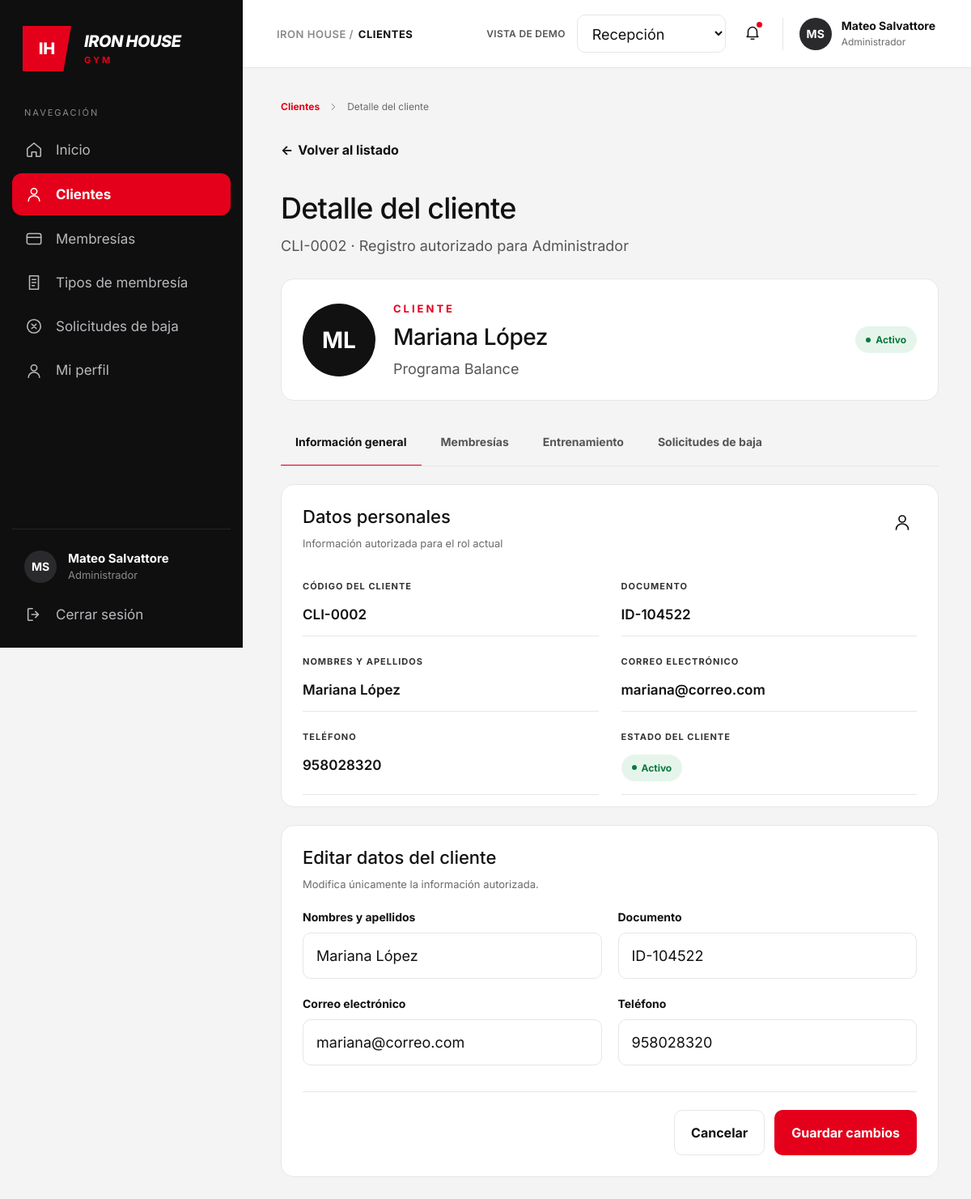
/recep/cliente-editar.php?id=2 (signed in), run on the app's committed database.
### tables this page shows
CREATE TABLE `clientes` (
  `id_cliente` int(11) NOT NULL,
  `nombre` varchar(50) NOT NULL,
  `apellido` varchar(50) NOT NULL,
  `documento` varchar(20) NOT NULL,
  `email` varchar(100) NOT NULL,
  `telefono` varchar(20) DEFAULT NULL,
  `fecha_nacimiento` date DEFAULT NULL,
  `fecha_registro` datetime DEFAULT current_timestamp(),
  `estado` enum('Activo','Inactivo','Suspendido') DEFAULT 'Activo'
);

CREATE TABLE `bitacora` (
  `id_bitacora` int(11) NOT NULL,
  `id_cliente` int(11) NOT NULL,
  `id_entrenador` int(11) NOT NULL,
  `fecha` date NOT NULL DEFAULT curdate(),
  `grupo_muscular` varchar(50) NOT NULL,
  `detalles_rutina` enum('Build','Balance','Burn','Breathe') NOT NULL,
  `observaciones` text DEFAULT NULL,
  `estado` enum('Publicada','Borrador') NOT NULL
);

### recep/clientes_config.php (called while the page is built, shortened)
<?php
function codigoCliente(int $id, ?string $codigoBd = null): string
{
    return ($codigoBd !== null && $codigoBd !== '') ? $codigoBd : sprintf('CLI-%04d', $id);
}

### recep/cliente-editar.php (the view, shortened to what this page needs)
<?php
require_once __DIR__ . '/helpers.php';
require_once __DIR__ . '/conexion.php';
require_once __DIR__ . '/clientes_config.php';
$rolSesion = $_SESSION['rol'] ?? '';
$usuario = [
    'nombre' => $_SESSION['nombre_completo'] ?? 'Usuario',
    'rol'    => $rolSesion
];
$paginaActual = 'clientes';
$menu = [
    'inicio'      => ['Inicio',              'home',     'recepcion_panel.php'],
    'clientes'    => ['Clientes',            'user',     'clientes.php'],
    'membresias'  => ['Membresías',          'card',     'membresias.php'],
    'tiposd'       => ['Tipos de membresía',  'doc',      'tipos.php'],
    'solicitudes' => ['Solicitudes de baja', 'x-circle', 'solicitudes.php'],
    'perfil'      => ['Mi perfil',           'user',     'perfil.php'],
];
$tabs = [
    'general'       => 'Información general',
    'membresias'    => 'Membresías',
    'entrenamiento' => 'Entrenamiento',
    'solicitudes'   => 'Solicitudes de baja',
];
$id = (int)($_GET['id'] ?? $_POST['id'] ?? 0);
$c = null;
$errorDb = '';
try {
    if ($id > 0) {
        $sql = "SELECT "
             . CLI_ID . " AS id, "
             . CLI_NOMBRE . " AS nombre, "
             . CLI_APELLIDO . " AS apellido, "
             . CLI_DOCUMENTO . " AS documento, "
             . CLI_CORREO . " AS correo, "
             . CLI_TELEFONO . " AS telefono, "
             . CLI_ESTADO . " AS estado"
             . (CLI_CODIGO !== null ? ", " . CLI_CODIGO . " AS codigo" : "")
             . " FROM " . CLI_TABLA . " WHERE " . CLI_ID . " = ? LIMIT 1";
        $stmt = mysqli_prepare($cnx, $sql);
        mysqli_stmt_bind_param($stmt, 'i', $id);
        mysqli_stmt_execute($stmt);
        $c = mysqli_fetch_assoc(mysqli_stmt_get_result($stmt)) ?: null;
    }
} catch (Throwable $e) {
    error_log($e->getMessage());
    $errorDb = 'No se pudo cargar la información del cliente.';
}
$errores = [];
if ($c !== null) {
    $nombreCompleto = trim($c['nombre'] . ' ' . $c['apellido']);
    $activo = $c['estado'] === 'Activo';
    $codigo = codigoCliente((int)$c['id'], isset($c['codigo']) ? (string)$c['codigo'] : null);
    $subtitulo = 'Sin programa asignado';
    try {
        $st = mysqli_prepare($cnx, "SELECT b." . ENT_DETALLES . " FROM " . ENT_TABLA . " b WHERE b." . ENT_ID_CLIENTE
            . " = ? ORDER BY b." . ENT_FECHA . " DESC, b." . ENT_ID . " DESC LIMIT 1");
        mysqli_stmt_bind_param($st, 'i', $id);
        mysqli_stmt_execute($st);
        mysqli_stmt_bind_result($st, $detalles);
        $hay = mysqli_stmt_fetch($st);
        $programa = '';
        if ($hay) {
            $lineas = preg_split('/\R/u', trim((string)$detalles));
            $programa = mb_strimwidth(trim((string)($lineas[0] ?? '')), 0, 80, '…');
        }
        if ($programa !== '') {
            $subtitulo = preg_match('/^programa\b/iu', $programa) ? $programa : 'Programa ' . $programa;
        }
    } catch (Throwable $e) {
        error_log('[cliente-editar.php] subtítulo: ' . $e->getMessage());
    }
    $v = [
        'nombre_completo' => $nombreCompleto,
        'documento'       => (string)$c['documento'],
        'correo'          => (string)$c['correo'],
        'telefono'        => (string)$c['telefono'],
    ];
}
?>
<!DOCTYPE html>
<html lang="es">
<head>
  <link rel="stylesheet" href="css/style.css">
  <link rel="stylesheet" href="css/usuarios.css">
  <link rel="stylesheet" href="css/modal.css">
  <link rel="stylesheet" href="css/usuario_detalle.css">
  <link rel="stylesheet" href="css/bitacora_detalle.css">
  <link rel="stylesheet" href="css/cliente_detalle.css">
  <link rel="stylesheet" href="css/cliente_editar.css">
</head>
<body>
<div class="layout">
  <aside class="sidebar">
    <div class="brand">
      <div class="brand-mark">IH</div>
      <div class="brand-text">
        <span class="brand-name">IRON HOUSE</span>
        <span class="brand-sub">GYM</span>
      </div>
    </div>
    <p class="nav-title">Navegación</p>
    <nav class="nav">
      <?php foreach ($menu as $clave => [$texto, $ico, $url]): ?>
        <a href="<?= e($url) ?>" class="nav-item <?= $clave === $paginaActual ? 'is-active' : '' ?>">
          <?= icono($ico, 22) ?>
          <span><?= e($texto) ?></span>
        </a>
      <?php endforeach; ?>
    </nav>
    <div class="sidebar-footer">
      <div class="sidebar-user">
        <span class="avatar avatar-dark"><?= e(iniciales($usuario['nombre'])) ?></span>
        <div>
          <strong><?= e($usuario['nombre']) ?></strong>
          <small><?= e($usuario['rol']) ?></small>
        </div>
      </div>
      <a href="logout.php" class="nav-item" data-abrir-modal="modal-cerrar-sesion"><?= icono('logout', 22) ?><span>Cerrar sesión</span></a>
    </div>
  </aside>
  <div class="main">
    <header class="topbar">
      <div class="breadcrumb"><span>IRON HOUSE /</span> <b>CLIENTES</b></div>
      <div class="topbar-right">
        <span class="demo-label">VISTA DE DEMO</span>
        <select class="role-select" aria-label="Rol de la vista de demo" onchange="redirigir(this)">
          <option value="recepcion_panel.php" selected>Recepción</option>
        </select>
        <button class="bell" aria-label="Notificaciones">
          <?= icono('bell', 22) ?><i class="bell-dot"></i>
        </button>
        <div class="user-chip">
          <span class="avatar avatar-dark"><?= e(iniciales($usuario['nombre'])) ?></span>
          <div>
            <strong><?= e($usuario['nombre']) ?></strong>
            <small><?= e($usuario['rol']) ?></small>
          </div>
        </div>
      </div>
    </header>
    <main class="content detail">
      <nav class="crumbs" aria-label="Ruta de navegación">
        <a href="clientes.php">Clientes</a>
        <?= icono('chevron', 14) ?>
        <span>Detalle del cliente</span>
      </nav>
      <a href="clientes.php" class="back-link"><span aria-hidden="true">←</span> Volver al listado</a>
      <?php if ($errorDb !== ''): ?>
        <p class="page-alert page-alert-error" role="alert"><?= e($errorDb) ?></p>
      <?php elseif ($c === null): ?>
        <h1>Cliente no encontrado</h1>
        <p class="lead">El cliente que buscas no existe. <a href="clientes.php" class="link-red">Volver al listado</a></p>
      <?php else: ?>
        <div class="detail-head">
          <div>
            <h1>Detalle del cliente</h1>
            <p class="lead lead-tight"><?= e($codigo) ?> · Registro autorizado para <?= e($rolSesion) ?></p>
          </div>
        </div>
        <section class="panel client-profile">
          <span class="avatar avatar-xxl"><?= e(iniciales($nombreCompleto)) ?></span>
          <div class="client-profile-text">
            <p class="client-eyebrow">CLIENTE</p>
            <h2><?= e($nombreCompleto) ?></h2>
            <p class="client-sub"><?= e($subtitulo) ?></p>
          </div>
          <span class="pill <?= $activo ? 'pill-ok' : 'pill-off' ?>">
            <i></i><?= $activo ? 'Activo' : 'Inactivo' ?>
          </span>
        </section>
        <nav class="tabs" aria-label="Secciones del cliente">
          <?php foreach ($tabs as $clave => $titulo): ?>
            <?php if ($clave === 'general'): ?>
              <a href="cliente-editar.php?id=<?= (int)$c['id'] ?>" aria-current="page"><?= e($titulo) ?></a>
            <?php else: ?>
              <a href="cliente-ver.php?id=<?= (int)$c['id'] ?>&amp;tab=<?= e($clave) ?>"><?= e($titulo) ?></a>
            <?php endif; ?>
          <?php endforeach; ?>
        </nav>
        <section class="panel personal-card">
          <div class="personal-head">
            <div>
              <h2>Datos personales</h2>
              <p>Información autorizada para el rol actual</p>
            </div>
            <?= icono('user', 24) ?>
          </div>
          <dl class="data-grid">
            <div><dt>Código del cliente</dt><dd><?= e($codigo) ?></dd></div>
            <div><dt>Documento</dt><dd><?= e((string)$c['documento']) ?></dd></div>
            <div><dt>Nombres y apellidos</dt><dd><?= e($nombreCompleto) ?></dd></div>
            <div><dt>Correo electrónico</dt><dd><?= e((string)$c['correo']) ?></dd></div>
            <div><dt>Teléfono</dt><dd><?= trim((string)$c['telefono']) !== '' ? e((string)$c['telefono']) : '—' ?></dd></div>
            <div>
              <dt>Estado del cliente</dt>
              <dd><span class="pill <?= $activo ? 'pill-ok' : 'pill-off' ?>"><i></i><?= $activo ? 'Activo' : 'Inactivo' ?></span></dd>
            </div>
          </dl>
        </section>
        <section class="panel client-edit-card" id="editar">
          <div class="client-edit-head">
            <h2>Editar datos del cliente</h2>
            <p>Modifica únicamente la información autorizada.</p>
          </div>
          <form method="post" action="cliente-editar.php?id=<?= (int)$c['id'] ?>#editar" novalidate autocomplete="off">
            <div class="m-grid client-edit-grid">
              <div class="m-field <?= isset($errores['nombre_completo']) ? 'has-error' : '' ?>">
                <label for="ec-nombre">Nombres y apellidos</label>
                <input type="text" id="ec-nombre" name="nombre_completo" value="<?= e($v['nombre_completo']) ?>" maxlength="121" required>
              </div>
              <div class="m-field <?= isset($errores['documento']) ? 'has-error' : '' ?>">
                <label for="ec-documento">Documento</label>
                <input type="text" id="ec-documento" name="documento" value="<?= e($v['documento']) ?>" maxlength="8" required>
              </div>
              <div class="m-field <?= isset($errores['correo']) ? 'has-error' : '' ?>">
                <label for="ec-correo">Correo electrónico</label>
                <input type="email" id="ec-correo" name="correo" value="<?= e($v['correo']) ?>" maxlength="120" required>
              </div>
              <div class="m-field <?= isset($errores['telefono']) ? 'has-error' : '' ?>">
                <label for="ec-telefono">Teléfono</label>
                <input type="tel" id="ec-telefono" name="telefono" value="<?= e($v['telefono']) ?>" maxlength="9" placeholder="+00 000 000 000">
              </div>
            </div>
            <div class="client-edit-foot">
              <a href="cliente-ver.php?id=<?= (int)$c['id'] ?>" class="btn btn-outline">Cancelar</a>
              <button type="submit" class="btn btn-red">Guardar cambios</button>
            </div>
          </form>
        </section>
      <?php endif; ?>
    </main>
  </div>
</div>
</body>
</html>

### recep/css/usuarios.css (style rules this page uses)
.pill { padding: 9px 13px; font-size: 12px; }

### recep/css/modal.css (style rules this page uses)
.m-grid { display: grid; grid-template-columns: 1fr 1fr; gap: 20px 20px; }
.m-field label { display: block; font-size: 14px; font-weight: 700; margin-bottom: 11px; }
.m-field input, .m-field select { width: 100%; height: 57px; padding: 0 16px; font: inherit; font-size: 18px; color: var(--ink, #111); background: #fff; border: 1px solid var(--line, #e6e6e6); border-radius: 10px; outline: 0; transition: border-color .15s, box-shadow .15s; }
.m-field input::placeholder { color: #8a8a8a; }

### recep/css/usuario_detalle.css (style rules this page uses)
.detail { padding-top: 40px; }
.crumbs { display: flex; align-items: center; gap: 10px; font-size: 12px; color: var(--muted, #6b6b6b); margin-bottom: 36px; }
.crumbs a { color: var(--red, #e4001b); font-weight: 700; }
.back-link { display: inline-flex; align-items: center; gap: 6px; font-size: 16px; font-weight: 700; margin-bottom: 40px; }
.detail h1 { font-size: 36px; font-weight: 500; letter-spacing: -.8px; margin: 0 0 14px; }
.detail .lead { font-size: 18px; color: #555; }
.detail-head { display: flex; justify-content: space-between; align-items: flex-end; gap: 24px; margin-bottom: 30px; flex-wrap: wrap; }
.data-grid { display: grid; grid-template-columns: 1fr 1fr; column-gap: 28px; margin-top: 22px; }
.data-grid > div { padding: 24px 0 16px; border-bottom: 1px solid var(--line, #e6e6e6); }
.data-grid dt { font-size: 11px; font-weight: 700; letter-spacing: 1px; text-transform: uppercase; color: #333; margin-bottom: 18px; }
.data-grid dd { font-size: 17px; font-weight: 600; overflow-wrap: anywhere; }

### recep/css/cliente_detalle.css (style rules this page uses)
.client-profile { display: flex; align-items: center; gap: 22px; padding: 28px 26px; margin-bottom: 22px; }
.client-profile .avatar-xxl { width: 90px; height: 90px; font-size: 28px; background: #111; flex: none; }
.client-profile-text { flex: 1; min-width: 0; }
.client-eyebrow { font-size: 13px; font-weight: 700; letter-spacing: 3px; color: var(--red, #e4001b); }
.client-profile h2 { font-size: 28px; font-weight: 500; letter-spacing: -.5px; margin: 10px 0 12px; }
.client-sub { font-size: 18px; color: #555; }
.client-profile .pill { padding: 9px 13px; font-size: 12px; }
.tabs { display: flex; gap: 6px; border-bottom: 1px solid var(--line, #e6e6e6); margin-bottom: 22px; overflow-x: auto; }
.tabs a { padding: 20px 18px; font-size: 14px; font-weight: 700; color: #555; white-space: nowrap; border-bottom: 2px solid transparent; margin-bottom: -1px; }
.tabs a[aria-current="page"] { color: #111; border-bottom-color: var(--red, #e4001b); }
.personal-card { padding: 26px 26px 14px; }
.personal-head { display: flex; justify-content: space-between; align-items: flex-start; margin-bottom: 14px; }
.personal-head h2 { font-size: 22px; font-weight: 500; }
.personal-head p { font-size: 13px; color: var(--muted, #6b6b6b); margin-top: 12px; }
.personal-card .data-grid { column-gap: 28px; margin-top: 8px; }
.personal-card .data-grid .pill { margin-top: -4px; }

### recep/css/cliente_editar.css (style rules this page uses)
.client-edit-card { margin-top: 22px; padding: 26px 26px 26px; }
.client-edit-head h2 { font-size: 22px; font-weight: 500; }
.client-edit-head p { font-size: 13px; color: var(--muted, #6b6b6b); margin-top: 12px; }
.client-edit-grid { margin-top: 24px; gap: 22px 20px; }
.client-edit-foot { display: flex; justify-content: flex-end; gap: 12px; margin-top: 32px; padding-top: 22px; border-top: 1px solid var(--line, #e6e6e6); }
.client-edit-foot .btn { padding: 19px 20px; font-size: 16px; }

### data on the page
clientes: id_cliente "CLI-0002", iniciales($nombreCompleto) "ML", nombreCompleto "Mariana López", documento "ID-104522", email "mariana@correo.com", telefono "958028320", correo "mariana@correo.com"
bitacora: detalles_rutina "Programa Balance"

### other printed values
$texto "Inicio"
$texto "Clientes"
$texto "Membresías"
$texto "Tipos de membresía"
$texto "Solicitudes de baja"
$texto "Mi perfil"
iniciales($usuario['nombre']) "MS"
$usuario['nombre'] "Mateo Salvattore"
$usuario['rol'] "Administrador"
$rolSesion "Administrador"
$titulo "Información general"
$titulo "Membresías"
$titulo "Entrenamiento"
$titulo "Solicitudes de baja"
